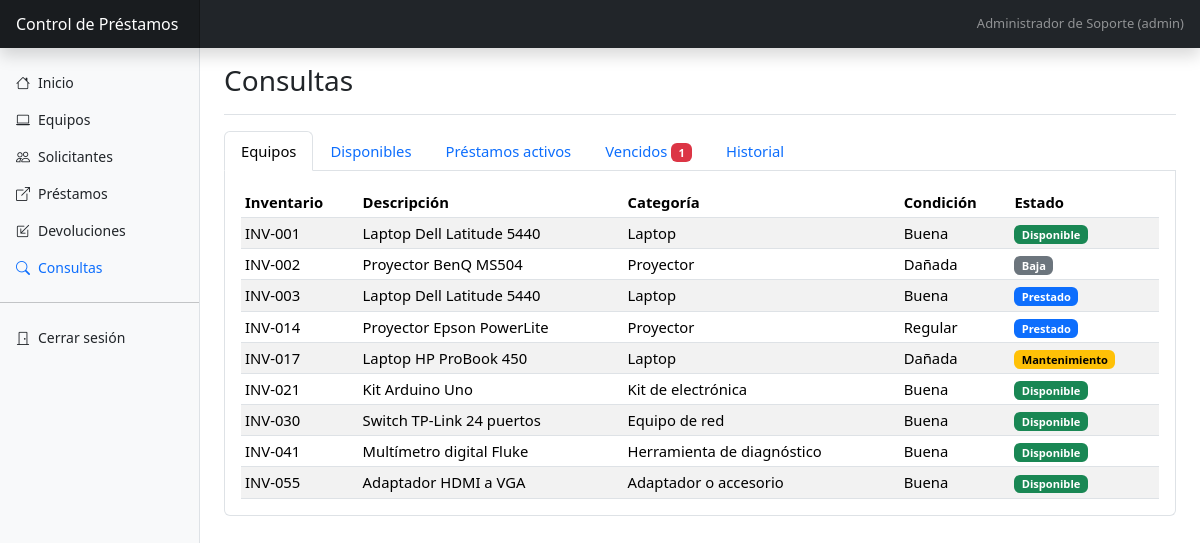
/consultas.php (signed in), run on the app's committed database.
### tables this page shows
CREATE TABLE equipo (
  id_equipo       INT UNSIGNED  NOT NULL AUTO_INCREMENT,
  num_inventario  VARCHAR(30)   NOT NULL,
  descripcion     VARCHAR(150)  NOT NULL,
  id_categoria    INT UNSIGNED  NOT NULL,
  marca           VARCHAR(50)   NULL,
  modelo          VARCHAR(60)   NULL,
  condicion       ENUM('BUENA', 'REGULAR', 'DANADA') NOT NULL DEFAULT 'BUENA',
  estado          ENUM('DISPONIBLE', 'PRESTADO', 'MANTENIMIENTO', 'BAJA') NOT NULL DEFAULT 'DISPONIBLE',
  fecha_alta      DATE          NOT NULL DEFAULT (CURRENT_DATE),
  CONSTRAINT pk_equipo PRIMARY KEY (id_equipo),
  CONSTRAINT uq_equipo_inventario UNIQUE (num_inventario),
  CONSTRAINT fk_equipo_categoria FOREIGN KEY (id_categoria)
    REFERENCES categoria (id_categoria)
    ON UPDATE CASCADE ON DELETE RESTRICT
);

CREATE TABLE categoria (
  id_categoria  INT UNSIGNED  NOT NULL AUTO_INCREMENT,
  nombre        VARCHAR(60)   NOT NULL,
  CONSTRAINT pk_categoria PRIMARY KEY (id_categoria),
  CONSTRAINT uq_categoria_nombre UNIQUE (nombre)
);

### app/auth.php (called while the page is built, shortened)
<?php
function usuario_actual(): ?array
{
    return $_SESSION['usuario'] ?? null;
}

### app/db.php (called while the page is built)
<?php
function db(): PDO
{
    static $pdo = null;
    if ($pdo === null) {
        $cfg = require __DIR__ . '/../config/config.php';
        $dsn = "mysql:host={$cfg['db_host']};port={$cfg['db_port']};dbname={$cfg['db_name']};charset=utf8mb4";
        $pdo = new PDO($dsn, $cfg['db_user'], $cfg['db_pass'], [
            PDO::ATTR_ERRMODE            => PDO::ERRMODE_EXCEPTION,
            PDO::ATTR_DEFAULT_FETCH_MODE => PDO::FETCH_ASSOC,
            PDO::ATTR_EMULATE_PREPARES   => false,
        ]);
    }
    return $pdo;
}
function consulta(string $sql, array $params = []): PDOStatement
{
    $st = db()->prepare($sql);
    $st->execute($params);
    return $st;
}

### public/consultas.php (the view, shortened to what this page needs)
<?php
require_once __DIR__ . '/../app/layout.php';
$general = consulta('SELECT e.num_inventario, e.descripcion, c.nombre AS categoria, e.condicion, e.estado
                     FROM equipo e JOIN categoria c ON c.id_categoria = e.id_categoria
                     ORDER BY e.num_inventario')->fetchAll();
$vencidos = consulta('SELECT e.num_inventario, e.descripcion, CONCAT(s.nombre, " ", s.apellidos) AS solicitante,
                             p.fecha_devolucion_prevista, DATEDIFF(CURRENT_DATE, p.fecha_devolucion_prevista) AS dias_atraso
                      FROM prestamo p
                      JOIN equipo e      ON e.id_equipo = p.id_equipo
                      JOIN solicitante s ON s.id_solicitante = p.id_solicitante
                      WHERE p.fecha_devolucion_real IS NULL AND p.fecha_devolucion_prevista < CURRENT_DATE
                      ORDER BY dias_atraso DESC')->fetchAll();
encabezado('Consultas');
?>
<ul class="nav nav-tabs" role="tablist">
  <li class="nav-item"><button class="nav-link active" data-bs-toggle="tab" data-bs-target="#general" type="button">Equipos</button></li>
  <li class="nav-item"><button class="nav-link" data-bs-toggle="tab" data-bs-target="#disponibles" type="button">Disponibles</button></li>
  <li class="nav-item"><button class="nav-link" data-bs-toggle="tab" data-bs-target="#activos" type="button">Préstamos activos</button></li>
  <li class="nav-item"><button class="nav-link" data-bs-toggle="tab" data-bs-target="#vencidos" type="button">Vencidos <?php if ($vencidos): ?><span class="badge text-bg-danger"><?= count($vencidos) ?></span><?php endif; ?></button></li>
  <li class="nav-item"><button class="nav-link" data-bs-toggle="tab" data-bs-target="#historial" type="button">Historial</button></li>
</ul>
<div class="tab-content border border-top-0 rounded-bottom bg-body p-3">
  <div class="tab-pane fade show active" id="general">
    <div class="table-responsive"><table class="table table-sm table-striped mb-0">
      <thead><tr><th>Inventario</th><th>Descripción</th><th>Categoría</th><th>Condición</th><th>Estado</th></tr></thead>
      <tbody><?php foreach ($general as $r): ?>
        <tr><td><?= e($r['num_inventario']) ?></td><td><?= e($r['descripcion']) ?></td><td><?= e($r['categoria']) ?></td>
            <td><?= e($CONDICIONES[$r['condicion']]) ?></td><td><?= badge_estado($r['estado']) ?></td></tr>
      <?php endforeach; ?></tbody></table></div>
  </div>
</div>
<?php pie();

### app/layout.php (shortened to what this page needs)
<?php
require_once __DIR__ . '/db.php';
require_once __DIR__ . '/auth.php';
function e($texto): string
{
    return htmlspecialchars((string) $texto, ENT_QUOTES, 'UTF-8');
}
$ESTADOS = ['DISPONIBLE' => 'Disponible', 'PRESTADO' => 'Prestado', 'MANTENIMIENTO' => 'Mantenimiento', 'BAJA' => 'Baja'];
$CONDICIONES = ['BUENA' => 'Buena', 'REGULAR' => 'Regular', 'DANADA' => 'Dañada'];
function badge_estado(string $estado): string
{
    global $ESTADOS;
    $color = ['DISPONIBLE' => 'success', 'PRESTADO' => 'primary', 'MANTENIMIENTO' => 'warning', 'BAJA' => 'secondary'][$estado] ?? 'light';
    return '<span class="badge text-bg-' . $color . '">' . e($ESTADOS[$estado] ?? $estado) . '</span>';
}
function encabezado(string $titulo): void
{
    $u = usuario_actual();
    $actual = basename($_SERVER['SCRIPT_NAME']);
    $menu = [
        'index.php'        => ['bi-house', 'Inicio'],
        'equipos.php'      => ['bi-laptop', 'Equipos'],
        'solicitantes.php' => ['bi-people', 'Solicitantes'],
        'prestamos.php'    => ['bi-box-arrow-up-right', 'Préstamos'],
        'devoluciones.php' => ['bi-box-arrow-in-down-left', 'Devoluciones'],
        'consultas.php'    => ['bi-search', 'Consultas'],
    ];
    ?>
<!doctype html>
<html lang="es">
<head>
  <link rel="stylesheet" href="vendor/bootstrap/bootstrap.min.css">
  <link rel="stylesheet" href="vendor/bootstrap-icons/bootstrap-icons.min.css">
  <link rel="stylesheet" href="css/estilos.css">
</head>
<body>
<header class="navbar sticky-top bg-dark flex-md-nowrap p-0 shadow" data-bs-theme="dark">
  <a class="navbar-brand col-md-3 col-lg-2 me-0 px-3 fs-6 text-white" href="index.php">Control de Préstamos</a>
  <span class="navbar-text text-white-50 small d-none d-md-inline ms-auto me-3">
    <?= e($u['nombre_completo'] ?? '') ?> (<?= e(strtolower($u['rol'] ?? '')) ?>)
  </span>
</header>
<div class="container-fluid">
  <div class="row">
    <div class="sidebar border-end col-md-3 col-lg-2 p-0 bg-body-tertiary">
      <div class="offcanvas-md offcanvas-end bg-body-tertiary" tabindex="-1" id="menuLateral">
        <div class="offcanvas-body d-md-flex flex-column p-0 pt-lg-3 overflow-y-auto">
          <ul class="nav flex-column">
            <?php foreach ($menu as $archivo => [$icono, $texto]): ?>
              <li class="nav-item">
                <a class="nav-link d-flex align-items-center gap-2 <?= $actual === $archivo ? 'active' : '' ?>" href="<?= $archivo ?>">
                  <i class="bi <?= $icono ?>"></i> <?= $texto ?>
                </a>
              </li>
            <?php endforeach; ?>
          </ul>
          <hr class="my-3">
          <ul class="nav flex-column mb-auto">
            <li class="nav-item">
              <a class="nav-link d-flex align-items-center gap-2" href="logout.php"><i class="bi bi-door-closed"></i> Cerrar sesión</a>
            </li>
          </ul>
        </div>
      </div>
    </div>
    <main class="col-md-9 ms-sm-auto col-lg-10 px-md-4 pb-4">
      <div class="d-flex justify-content-between flex-wrap align-items-center pt-3 pb-2 mb-3 border-bottom">
        <h1 class="h3"><?= e($titulo) ?></h1>
      </div>
<?php
}
function pie(): void
{
    ?>
    </main>
  </div>
</div>
</body>
</html>
<?php
}

### public/css/estilos.css (style rules this page uses)
body { font-size: .925rem; }
.navbar-brand { padding-top: .75rem; padding-bottom: .75rem; background-color: rgba(0, 0, 0, .25); box-shadow: inset -1px 0 0 rgba(0, 0, 0, .25); }
@media (min-width: 768px) { .sidebar .offcanvas-lg, .sidebar .offcanvas-md { position: -webkit-sticky; position: sticky; top: 48px; } }
@media (min-width: 768px) { .sidebar { min-height: calc(100vh - 48px); } }
.sidebar .nav-link { font-size: .875rem; font-weight: 500; color: var(--bs-body-color); }
.sidebar .nav-link.active { color: var(--bs-primary); }
.table td, .table th { vertical-align: middle; }

### data on the page
equipo: num_inventario "INV-001", descripcion "Laptop Dell Latitude 5440", id_categoria.nombre "Laptop", condicion "Buena", estado "Disponible"
equipo: num_inventario "INV-002", descripcion "Proyector BenQ MS504", id_categoria.nombre "Proyector", condicion "Dañada", estado "Baja"
equipo: num_inventario "INV-003", descripcion "Laptop Dell Latitude 5440", id_categoria.nombre "Laptop", condicion "Buena", estado "Prestado"
equipo: num_inventario "INV-014", descripcion "Proyector Epson PowerLite", id_categoria.nombre "Proyector", condicion "Regular", estado "Prestado"
equipo: num_inventario "INV-017", descripcion "Laptop HP ProBook 450", id_categoria.nombre "Laptop", condicion "Dañada", estado "Mantenimiento"
equipo: num_inventario "INV-021", descripcion "Kit Arduino Uno", id_categoria.nombre "Kit de electrónica", condicion "Buena", estado "Disponible"
equipo: num_inventario "INV-030", descripcion "Switch TP-Link 24 puertos", id_categoria.nombre "Equipo de red", condicion "Buena", estado "Disponible"
equipo: num_inventario "INV-041", descripcion "Multímetro digital Fluke", id_categoria.nombre "Herramienta de diagnóstico", condicion "Buena", estado "Disponible"
equipo: num_inventario "INV-055", descripcion "Adaptador HDMI a VGA", id_categoria.nombre "Adaptador o accesorio", condicion "Buena", estado "Disponible"

### other printed values
$u['nombre_completo'] "Administrador de Soporte"
$u['rol'] "admin"
$texto "Inicio"
$texto "Equipos"
$texto "Solicitantes"
$texto "Préstamos"
$texto "Devoluciones"
$texto "Consultas"
$titulo "Consultas"
count($vencidos) "1"
